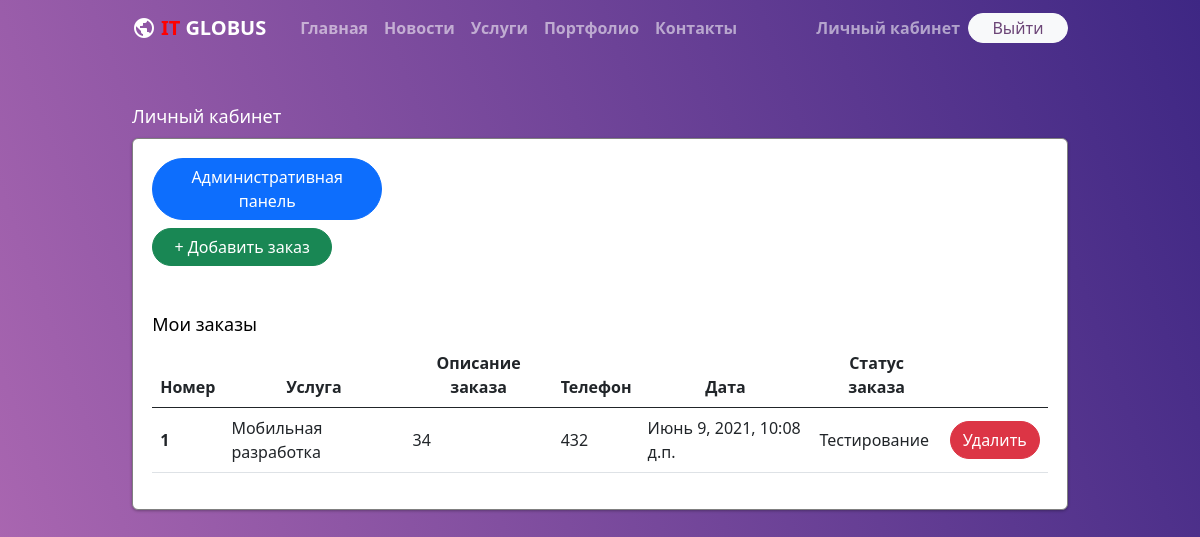
/account/ (signed in), run on the app's committed database.
### users/models.py (models this page shows, shortened)
class Order(models.Model):
    client = models.ForeignKey(User, on_delete=models.CASCADE, verbose_name='Заказчик')
    service = models.ForeignKey(ServicesModel, on_delete=models.CASCADE, verbose_name='Услуга')
    description = models.TextField('Текст', max_length=10000)
    phone_number = models.CharField('Телефон', max_length=12)
    date = models.DateTimeField('Дата заказа', auto_now_add=True)
    status = models.ForeignKey(StatusOrder, on_delete=models.CASCADE, verbose_name='Статус заказа', default=1)
    class Meta:
        ordering = ['-date']
        verbose_name = ('Заказ пользователя')
        verbose_name_plural = ('Заказы пользователей')

class StatusOrder(models.Model):
    title = models.CharField('Название', max_length=30)
    class Meta:
        verbose_name = ('Статус')
        verbose_name_plural = ('Статус')

### landing/models.py (models this page shows, shortened)
class ServicesModel(models.Model):
    title = models.CharField('Наименование услуги', max_length=30)
    description = models.CharField('Описание услуги', max_length=300)
    class Meta:
        verbose_name = ('Услуги')
        verbose_name_plural = ('Услуги')

### users/views.py (the view)
# urls.py: path('', AccountView.as_view(), name='account'),
class AccountView(LoginRequiredMixin, TemplateView):
    template_name = 'users/account.html'
    def get_context_data(self, **kwargs):
        context = super().get_context_data(**kwargs)
        context['order_list'] = Order.objects.filter(client=self.request.user)
        return context

### templates/users/account.html
{% extends 'base/base.html' %}
{% block content %}
<h2 style="color: white; margin-top: 50px; font-size: 18px;">Личный кабинет</h2>
<div class="panel-orders" style="">
  {% if user.is_superuser %}
    <form action="/admin/">
        <button type="submit" class="btn btn-primary rounded-pill" style="width: 230px;">Административная панель</button>
    </form>
  {% endif %}
    <form action="{% url 'users:create' %}">
        <button class='btn btn-success rounded-pill mb-5 mt-2' style="width: 180px;" type="submit">+ Добавить заказ</button>
    </form>
    {% if order_list %}
    <h2 style="color: black; font-size: 18px;">Мои заказы</h2>
    <table class="table">
        <thead>
          <tr>
            <th class="text-center" scope="col">Номер</th>
            <th class="text-center" scope="col">Услуга</th>
            <th class="text-center" scope="col">Описание заказа</th>
            <th class="text-center" scope="col">Телефон</th>
            <th class="text-center" scope="col">Дата</th>
            <th class="text-center" scope="col">Статус заказа</th>
            <th class="text-center" scope="col"></th>
          </tr>
        </thead>
        <tbody>
        {% for order in order_list %}
          <tr>
            <th scope="row" class="align-middle">{{ forloop.counter }}</th>
            <td class="align-middle">{{ order.service.title }}</td>
            <td class="align-middle">{{ order.description }}</td>
            <td class="align-middle">{{ order.phone_number }}</td>
            <td class="align-middle">{{ order.date }}</td>
            <td class="align-middle">{{ order.status.title }}</td>
            <td class="align-middle">
                <form method="POST" action="{% url 'users:delete' pk=order.pk %}">
					{% csrf_token %}<button class='btn btn-danger rounded-pill' type="submit" value="DELETE">Удалить</button>
				</form>
            </td>
          </tr>
          {% endfor %}
        </tbody>
      </table>
      {% else %}
      <h2 style="color: black; font-size: 18px;">Заказов еще нет, нажмите на кнопку добавить заказ</h2>
      {% endif %}
</div>
{% endblock content %}

### static/css/style.css (style rules this page uses)
body { background-color: transparent; background-image: linear-gradient(70deg, #b06ab3 0%, #3e2784 100%); min-height: 100vh; }
.panel-orders { border: 1px solid grey; width: 100%; border-radius: 6px; box-shadow: 0 1px 3px rgba(0,0,0,0.3); padding: 1.2rem; color: #445963; margin-top:10px; margin-bottom: 10px; background-color: white; }

### data on the page
Order: service "Мобильная разработка", description "34", phone_number "432", date "Июнь 9, 2021, 10:08 д.п.", status "Тестирование"
